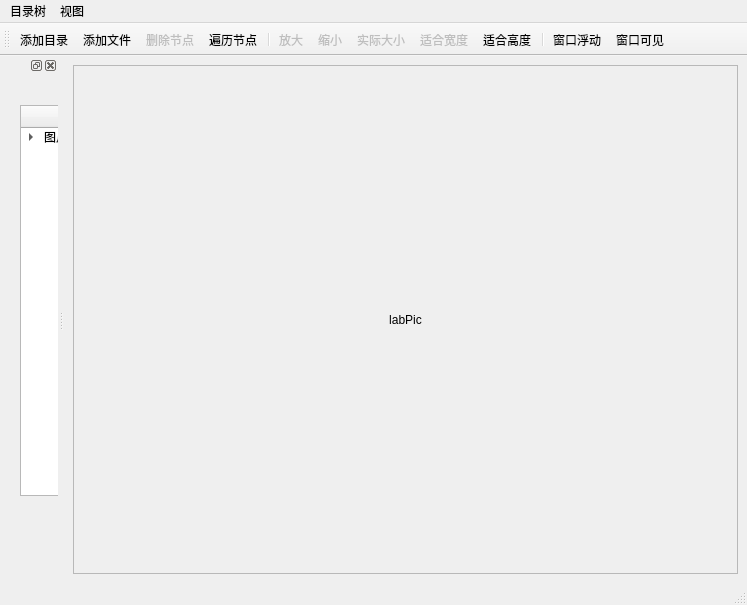
<?xml version="1.0" encoding="UTF-8"?>
<ui version="4.0">
 <class>MainWindow</class>
 <widget class="QMainWindow" name="MainWindow">
  <property name="geometry">
   <rect>
    <x>0</x>
    <y>0</y>
    <width>747</width>
    <height>605</height>
   </rect>
  </property>
  <property name="windowTitle">
   <string>MainWindow</string>
  </property>
  <widget class="QWidget" name="centralwidget">
   <layout class="QGridLayout" name="gridLayout_2">
    <item row="0" column="0">
     <widget class="QScrollArea" name="scrollArea">
      <property name="widgetResizable">
       <bool>true</bool>
      </property>
      <widget class="QWidget" name="scrollAreaWidgetContents">
       <property name="geometry">
        <rect>
         <x>0</x>
         <y>0</y>
         <width>405</width>
         <height>483</height>
        </rect>
       </property>
       <layout class="QGridLayout" name="gridLayout">
        <item row="0" column="0">
         <widget class="QLabel" name="labPic">
          <property name="text">
           <string>labPic</string>
          </property>
          <property name="alignment">
           <set>Qt::AlignCenter</set>
          </property>
         </widget>
        </item>
       </layout>
      </widget>
     </widget>
    </item>
   </layout>
  </widget>
  <widget class="QMenuBar" name="menubar">
   <property name="geometry">
    <rect>
     <x>0</x>
     <y>0</y>
     <width>747</width>
     <height>21</height>
    </rect>
   </property>
   <widget class="QMenu" name="menu">
    <property name="title">
     <string>目录树</string>
    </property>
    <addaction name="actAddFolder"/>
    <addaction name="actAddFiles"/>
    <addaction name="actDeleteItem"/>
    <addaction name="actScanItems"/>
    <addaction name="separator"/>
    <addaction name="actQuit"/>
   </widget>
   <widget class="QMenu" name="menu_2">
    <property name="title">
     <string>视图</string>
    </property>
   </widget>
   <addaction name="menu"/>
   <addaction name="menu_2"/>
  </widget>
  <widget class="QStatusBar" name="statusbar"/>
  <widget class="QToolBar" name="toolBar">
   <property name="windowTitle">
    <string>toolBar</string>
   </property>
   <property name="toolButtonStyle">
    <enum>Qt::ToolButtonTextUnderIcon</enum>
   </property>
   <attribute name="toolBarArea">
    <enum>TopToolBarArea</enum>
   </attribute>
   <attribute name="toolBarBreak">
    <bool>false</bool>
   </attribute>
   <addaction name="actAddFolder"/>
   <addaction name="actAddFiles"/>
   <addaction name="actDeleteItem"/>
   <addaction name="actScanItems"/>
   <addaction name="separator"/>
   <addaction name="actZoomIn"/>
   <addaction name="actZoomOut"/>
   <addaction name="actZoomRealSize"/>
   <addaction name="actZoomFitW"/>
   <addaction name="actZoomFitH"/>
   <addaction name="separator"/>
   <addaction name="actDockFloat"/>
   <addaction name="actDockVisible"/>
  </widget>
  <widget class="QDockWidget" name="dockWidget">
   <attribute name="dockWidgetArea">
    <number>1</number>
   </attribute>
   <widget class="QWidget" name="dockWidgetContents">
    <widget class="QTreeWidget" name="treeWidget">
     <property name="geometry">
      <rect>
       <x>20</x>
       <y>30</y>
       <width>271</width>
       <height>391</height>
      </rect>
     </property>
     <column>
      <property name="text">
       <string>节点</string>
      </property>
      <property name="textAlignment">
       <set>AlignCenter</set>
      </property>
     </column>
     <column>
      <property name="text">
       <string>节点类型</string>
      </property>
     </column>
     <item>
      <property name="text">
       <string>图片文件</string>
      </property>
      <property name="icon">
       <iconset resource="res.qrc">
        <normaloff>:/images/icons/15.ico</normaloff>:/images/icons/15.ico</iconset>
      </property>
      <item>
       <property name="text">
        <string>New Subitem</string>
       </property>
      </item>
     </item>
    </widget>
   </widget>
  </widget>
  <action name="actAddFolder">
   <property name="icon">
    <iconset resource="res.qrc">
     <normaloff>:/images/icons/open3.bmp</normaloff>:/images/icons/open3.bmp</iconset>
   </property>
   <property name="text">
    <string>添加目录...</string>
   </property>
   <property name="toolTip">
    <string>添加目录...</string>
   </property>
   <property name="shortcut">
    <string>Ctrl+F</string>
   </property>
  </action>
  <action name="actAddFiles">
   <property name="icon">
    <iconset resource="res.qrc">
     <normaloff>:/images/icons/824.bmp</normaloff>:/images/icons/824.bmp</iconset>
   </property>
   <property name="text">
    <string>添加文件...</string>
   </property>
   <property name="toolTip">
    <string>添加文件...</string>
   </property>
   <property name="shortcut">
    <string>Ctrl+N</string>
   </property>
  </action>
  <action name="actZoomIn">
   <property name="enabled">
    <bool>false</bool>
   </property>
   <property name="icon">
    <iconset resource="res.qrc">
     <normaloff>:/images/icons/418.bmp</normaloff>:/images/icons/418.bmp</iconset>
   </property>
   <property name="text">
    <string>放大</string>
   </property>
   <property name="toolTip">
    <string>放大图片</string>
   </property>
   <property name="shortcut">
    <string>Ctrl+I</string>
   </property>
  </action>
  <action name="actZoomOut">
   <property name="enabled">
    <bool>false</bool>
   </property>
   <property name="icon">
    <iconset resource="res.qrc">
     <normaloff>:/images/icons/416.bmp</normaloff>:/images/icons/416.bmp</iconset>
   </property>
   <property name="text">
    <string>缩小</string>
   </property>
   <property name="toolTip">
    <string>缩小图片</string>
   </property>
   <property name="shortcut">
    <string>Ctrl+O</string>
   </property>
  </action>
  <action name="actZoomRealSize">
   <property name="enabled">
    <bool>false</bool>
   </property>
   <property name="icon">
    <iconset resource="res.qrc">
     <normaloff>:/images/icons/414.bmp</normaloff>:/images/icons/414.bmp</iconset>
   </property>
   <property name="text">
    <string>实际大小</string>
   </property>
   <property name="toolTip">
    <string>图片实际大小显示</string>
   </property>
  </action>
  <action name="actZoomFitW">
   <property name="enabled">
    <bool>false</bool>
   </property>
   <property name="icon">
    <iconset resource="res.qrc">
     <normaloff>:/images/icons/427.bmp</normaloff>:/images/icons/427.bmp</iconset>
   </property>
   <property name="text">
    <string>适合宽度</string>
   </property>
   <property name="toolTip">
    <string>适合宽度显示图片</string>
   </property>
   <property name="shortcut">
    <string>Ctrl+W</string>
   </property>
  </action>
  <action name="actDeleteItem">
   <property name="enabled">
    <bool>false</bool>
   </property>
   <property name="icon">
    <iconset resource="res.qrc">
     <normaloff>:/images/icons/delete1.bmp</normaloff>:/images/icons/delete1.bmp</iconset>
   </property>
   <property name="text">
    <string>删除节点</string>
   </property>
   <property name="toolTip">
    <string>删除节点</string>
   </property>
  </action>
  <action name="actScanItems">
   <property name="icon">
    <iconset resource="res.qrc">
     <normaloff>:/images/icons/fold.bmp</normaloff>:/images/icons/fold.bmp</iconset>
   </property>
   <property name="text">
    <string>遍历节点</string>
   </property>
   <property name="toolTip">
    <string>遍历节点</string>
   </property>
  </action>
  <action name="actDockFloat">
   <property name="checkable">
    <bool>true</bool>
   </property>
   <property name="icon">
    <iconset resource="res.qrc">
     <normaloff>:/images/icons/814.bmp</normaloff>:/images/icons/814.bmp</iconset>
   </property>
   <property name="text">
    <string>窗口浮动</string>
   </property>
   <property name="toolTip">
    <string>窗口浮动</string>
   </property>
  </action>
  <action name="actZoomFitH">
   <property name="icon">
    <iconset resource="res.qrc">
     <normaloff>:/images/icons/425.bmp</normaloff>:/images/icons/425.bmp</iconset>
   </property>
   <property name="text">
    <string>适合高度</string>
   </property>
   <property name="toolTip">
    <string>适合高度显示图片</string>
   </property>
   <property name="shortcut">
    <string>Ctrl+H</string>
   </property>
  </action>
  <action name="actQuit">
   <property name="icon">
    <iconset resource="res.qrc">
     <normaloff>:/images/icons/exit.bmp</normaloff>:/images/icons/exit.bmp</iconset>
   </property>
   <property name="text">
    <string>退出</string>
   </property>
   <property name="toolTip">
    <string>退出</string>
   </property>
  </action>
  <action name="actDockVisible">
   <property name="checkable">
    <bool>true</bool>
   </property>
   <property name="icon">
    <iconset resource="res.qrc">
     <normaloff>:/images/icons/430.bmp</normaloff>:/images/icons/430.bmp</iconset>
   </property>
   <property name="text">
    <string>窗口可见</string>
   </property>
   <property name="toolTip">
    <string>窗口可见</string>
   </property>
  </action>
 </widget>
 <resources>
  <include location="res.qrc"/>
 </resources>
 <connections>
  <connection>
   <sender>actQuit</sender>
   <signal>triggered()</signal>
   <receiver>MainWindow</receiver>
   <slot>close()</slot>
   <hints>
    <hint type="sourcelabel">
     <x>-1</x>
     <y>-1</y>
    </hint>
    <hint type="destinationlabel">
     <x>346</x>
     <y>279</y>
    </hint>
   </hints>
  </connection>
 </connections>
</ui>
